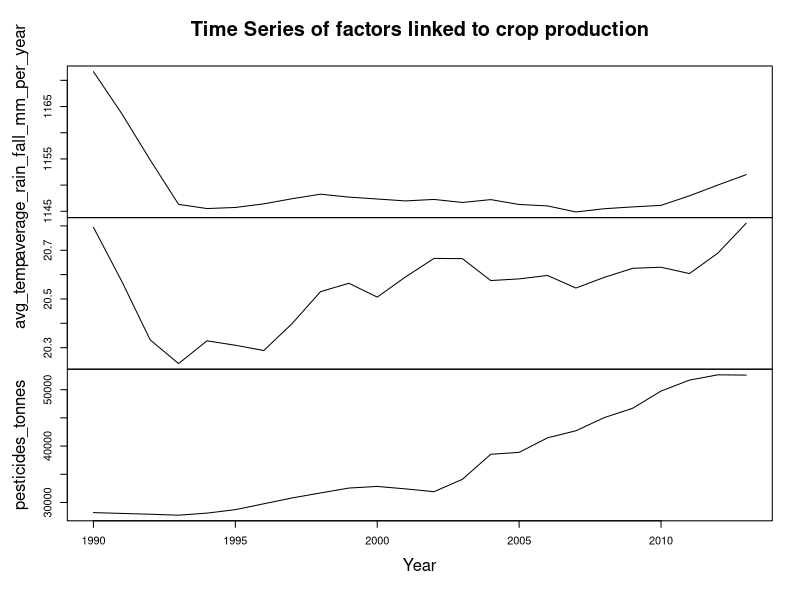
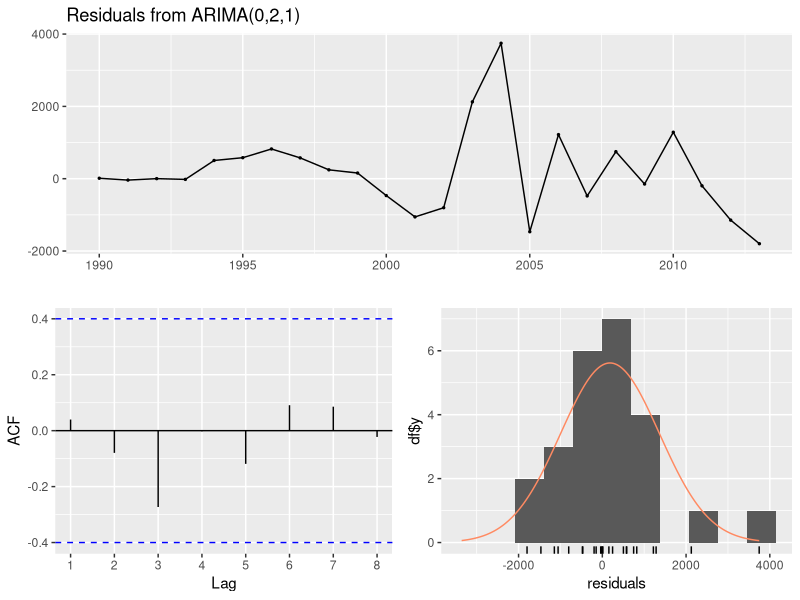
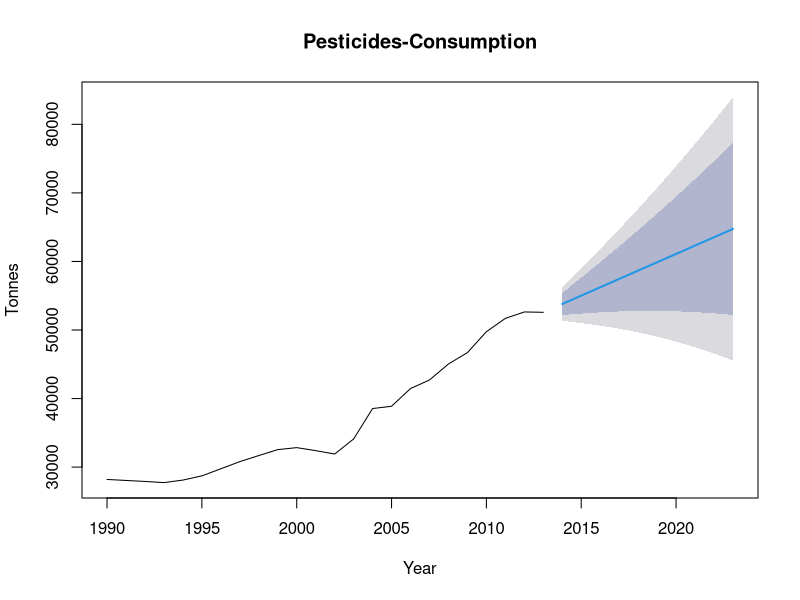
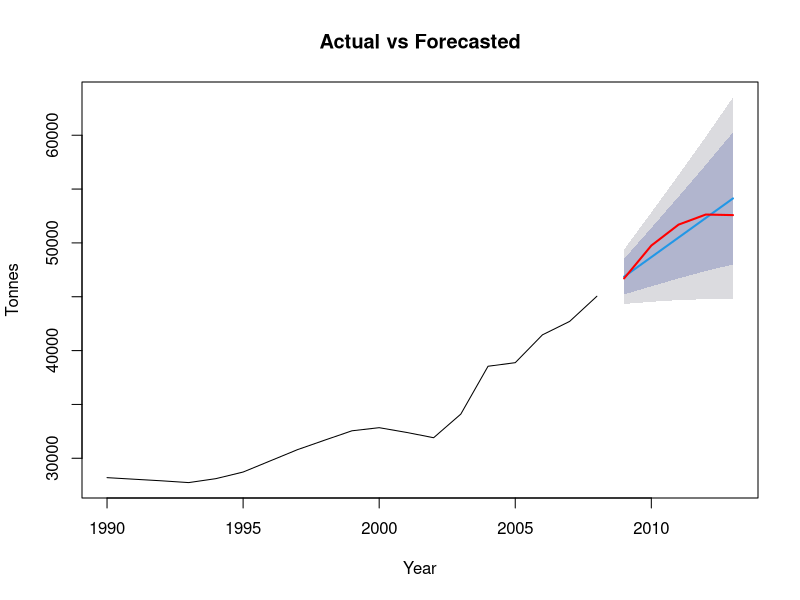

Write the R code that produced these figures, in order. (Note: this script raises an error after producing the figures.)
#  Steps to forecast the external variables that are linked with the crop production

# Install required packages
install.packages("forecast")
install.packages("ggplot2")
install.packages("dplyr")

# Load libraries
library(forecast)
library(ggplot2)
library(dplyr)

# Load dataset
data <- read.csv("Crops_ExV.csv")


# Convert to time-series object
ts_data <- ts(data, start ='1990', frequency = 1)

# Check the time series
print(ts_data)
plot(ts_data, main = "Time Series of factors linked to crop production", ylab = "Production", xlab = "Year")

# Fit Auto-ARIMA model

ts_pesticides <-ts_data[, 3]
auto_model <- auto.arima(ts_pesticides, stepwise =FALSE, approximation =FALSE )

# View the model summary
summary(auto_model)

#Model Diagnostic

checkresiduals(auto_model)

# Forecast the next 10 years
forecasted_values <- forecast(auto_model, h = 10)

# Plot the forecast
plot(forecasted_values, main = "Pesticides-Consumption", xlab = "Year", ylab = "Tonnes")

# Print the forecasted values
print(forecasted_values)

#Export to csv file
write.csv(forecasted_values, "pesticides_tonnes.csv", row.names = FALSE)

# Split the data into training (80%) and testing (20%)
train_size <- floor(0.8 * length(ts_pesticides))
train_data <- window(ts_pesticides, end = c(start(ts_pesticides)[1] + train_size - 1))
test_data <- window(ts_pesticides, start = c(start(ts_pesticides)[1] + train_size))

# Fit Auto-ARIMA to the training data
train_model <- auto.arima(train_data, seasonal = FALSE)

# Forecast on the test data period
test_forecast <- forecast(train_model, h = length(test_data))

# Plot actual vs forecasted
plot(test_forecast, main = "Actual vs Forecasted", xlab = "Year", ylab = "Tonnes")
lines(test_data, col = "red", lwd = 2)  # Actual data

# Calculate accuracy metrics
accuracy(test_forecast, test_data)

View(test_data)

---------------------------------------------------------------------------------------------------------
  
 # Fit Auto-ARIMA model
  
ts_avg_temp <-ts_data[, 2]
auto_model <- auto.arima(ts_avg_temp, stepwise =FALSE, approximation =FALSE )

# View the model summary
summary(auto_model)

#Model Diagnostic

checkresiduals(auto_model)

# Forecast the next 10 years
forecasted_values <- forecast(auto_model, h = 10)

# Plot the forecast
plot(forecasted_values, main = "Average-Temperature", xlab = "Year", ylab = "C*")

# Print the forecasted values
print(forecasted_values)  

#Export to csv file
write.csv(forecasted_values, "average_temp.csv", row.names = FALSE)



-----------------------------------------------------------------------------------------------------------

  # Fit Auto-ARIMA model
  
ts_avg_rainF<-ts_data[, 1]
auto_model <- auto.arima(ts_avg_rainF, stepwise =FALSE, approximation =FALSE )

# View the model summary
summary(auto_model)

#Model Diagnostic

checkresiduals(auto_model)

# Forecast the next 10 years
forecasted_values <- forecast(auto_model, h = 10)

# Plot the forecast
plot(forecasted_values, main = "Average-Rain Fall", xlab = "Year", ylab = "millimeter per year")

# Print the forecasted values
print(forecasted_values)  

#Export to csv file
write.csv(forecasted_values, "average_rain_fall.csv", row.names = FALSE)